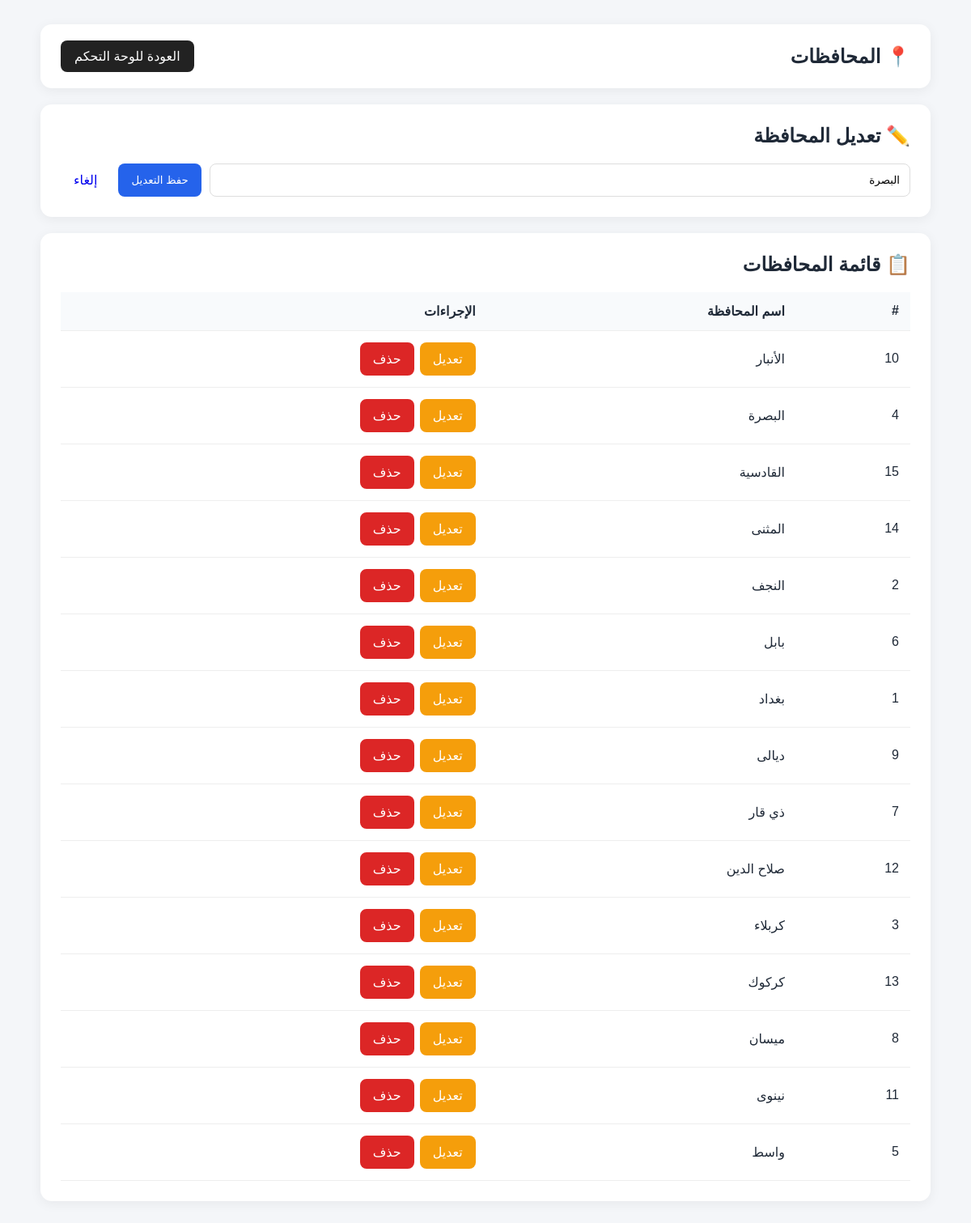
/governorates.php?edit=4, run on the app's committed database.
### tables this page shows
CREATE TABLE governorates (id INT AUTO_INCREMENT PRIMARY KEY, name VARCHAR(100) NOT NULL UNIQUE);

### config.php (called while the page is built, shortened)
<?php
function e($v){ return htmlspecialchars((string)$v, ENT_QUOTES, 'UTF-8'); }
?>

### governorates.php (the view, shortened to what this page needs)
<?php
require_once __DIR__ . '/../config/config.php';
$pdo = db();
$edit_governorate = null;
if (isset($_GET['edit'])) {
    $id = (int) $_GET['edit'];
    if ($id > 0) {
        $stmt = $pdo->prepare("
            SELECT id, name
            FROM governorates
            WHERE id = ?
        ");
        $stmt->execute([$id]);
        $edit_governorate = $stmt->fetch(PDO::FETCH_ASSOC);
    }
}
$stmt = $pdo->query("
    SELECT id, name
    FROM governorates
    ORDER BY name ASC
");
$governorates = $stmt->fetchAll(PDO::FETCH_ASSOC);
?>
<!DOCTYPE html>
<html lang="ar" dir="rtl">
<head>
</head>
<body>
<div class="container">
    <div class="header">
        <h1>📍 المحافظات</h1>
        <a href="index.php" class="back">
            العودة للوحة التحكم
        </a>
    </div>
    <div class="card">
        <h2>
            <?= $edit_governorate ? '✏️ تعديل المحافظة' : '➕ إضافة محافظة' ?>
        </h2>
        <form method="POST">
            <div class="form">
                <input
                    type="text"
                    name="name"
                    required
                    placeholder="اسم المحافظة"
                    value="<?= $edit_governorate ? e($edit_governorate['name']) : '' ?>"
                >
                <button type="submit" class="save">
                    <?= $edit_governorate
                        ? 'حفظ التعديل'
                        : 'إضافة المحافظة' ?>
                </button>
                <?php if ($edit_governorate): ?>
                    <a href="governorates.php" class="btn">
                        إلغاء
                    </a>
                <?php endif; ?>
            </div>
        </form>
    </div>
    <div class="card">
        <h2>📋 قائمة المحافظات</h2>
        <div class="table-wrapper">
            <table>
                <thead>
                    <tr>
                        <th>#</th>
                        <th>اسم المحافظة</th>
                        <th>الإجراءات</th>
                    </tr>
                </thead>
                <tbody>
                <?php if (!$governorates): ?>
                    <tr>
                        <td colspan="3" class="empty">
                            لا توجد محافظات مضافة حالياً.
                        </td>
                    </tr>
                <?php else: ?>
                    <?php foreach ($governorates as $governorate): ?>
                        <tr>
                            <td>
                                <?= (int)$governorate['id'] ?>
                            </td>
                            <td>
                                <?= e($governorate['name']) ?>
                            </td>
                            <td>
                                <div class="actions">
                                    <a
                                        class="btn edit"
                                        href="governorates.php?edit=<?= (int)$governorate['id'] ?>"
                                    >
                                        تعديل
                                    </a>
                                    <a
                                        class="btn delete"
                                        href="governorates.php?delete=<?= (int)$governorate['id'] ?>"
                                        onclick="return confirm('هل أنت متأكد من حذف هذه المحافظة؟');"
                                    >
                                        حذف
                                    </a>
                                </div>
                            </td>
                        </tr>
                    <?php endforeach; ?>
                <?php endif; ?>
                </tbody>
            </table>
        </div>
    </div>
</div>
</body>
</html>

### governorates.php (style rules this page uses)
* { box-sizing: border-box; }
body { margin: 0; font-family: Tahoma, Arial, sans-serif; background: #f4f6f9; color: #1f2937; }
.container { width: 94%; max-width: 1100px; margin: 30px auto; }
.header { background: white; padding: 20px 25px; border-radius: 14px; display: flex; justify-content: space-between; align-items: center; margin-bottom: 20px; box-shadow: 0 3px 15px rgba(0,0,0,.06); }
.header h1 { margin: 0; font-size: 24px; }
.back { background: #222; color: white; text-decoration: none; padding: 10px 17px; border-radius: 8px; }
.card { background: white; padding: 25px; border-radius: 14px; margin-bottom: 20px; box-shadow: 0 3px 15px rgba(0,0,0,.06); }
.card h2 { margin-top: 0; }
.form { display: flex; gap: 10px; }
.form input { flex: 1; padding: 12px; border: 1px solid #ddd; border-radius: 8px; font-family: inherit; }
button, .btn { border: none; text-decoration: none; padding: 11px 16px; border-radius: 8px; cursor: pointer; font-family: inherit; }
.save { background: #2563eb; color: white; }
.edit { background: #f59e0b; color: white; }
.delete { background: #dc2626; color: white; }
.table-wrapper { overflow-x: auto; }
table { width: 100%; border-collapse: collapse; }
th, td { padding: 14px; border-bottom: 1px solid #eee; text-align: right; }
th { background: #f8fafc; }
.actions { display: flex; gap: 7px; }

### data on the page
governorates: name "البصرة", id "4"
governorates: id "10", name "الأنبار"
governorates: id "15", name "القادسية"
governorates: id "14", name "المثنى"
governorates: id "2", name "النجف"
governorates: id "6", name "بابل"
governorates: id "1", name "بغداد"
governorates: id "9", name "ديالى"
governorates: id "7", name "ذي قار"
governorates: id "12", name "صلاح الدين"
governorates: id "3", name "كربلاء"
governorates: id "13", name "كركوك"
governorates: id "8", name "ميسان"
governorates: id "11", name "نينوى"
governorates: id "5", name "واسط"
